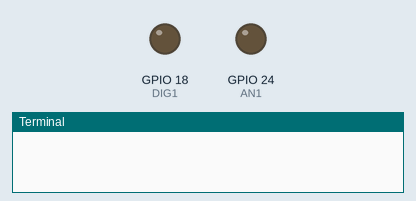
The program below on a simulated Raspberry Pi (BCM pin numbers). Parts: output pins drawn as LEDs (lit = HIGH), the last lines printed to the terminal. At 11.0 s the program stops and its outputs stay as they are.

Above: at 0.1 s.
At 1.1 s:
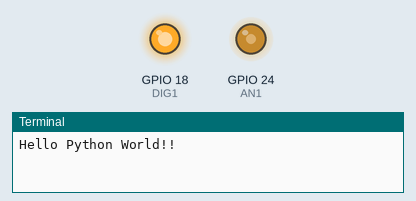
At 6.1 s:
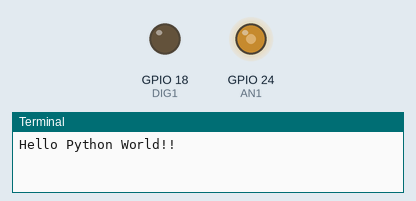
Timing chart, 0 to 7.6 s (numbered marks = the images above):
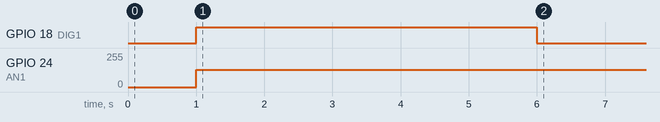

Measured:
- by itself, GPIO 18 (DIG1): LOW → HIGH at 1.0 s, → LOW 5.0 s later
- by itself, GPIO 24 (AN1): 0/255 → 128/255 at 1.0 s

The program:

22-04-19_173356.py
```python
import RPi.GPIO as GPIO # using RPi.GPIO module
from time import sleep # import function sleep for delay

GPIO.setmode(GPIO.BCM) # GPIO numbering
GPIO.setwarnings(False) # enable warning from GPIO

AN1 = 24 # set pwm1 pin on MDDS10 to GPIO 24
DIG1 = 18 # set dir1 pin on MDDS10 to GPIO 18

GPIO.setup(AN1, GPIO.OUT) # set pin as output
GPIO.setup(DIG1, GPIO.OUT) # set pin as output

sleep(1) # delay for 1 seconds
p1 = GPIO.PWM(AN1, 100) # set pwm for M1

print("Hello Python World!!")
GPIO.output(DIG1, GPIO.HIGH) # set DIG1 as high, dir2 = forward
p1.start(50) # set speed for M1, speed=0 - 100
sleep(5)	 # delay for 1 seconds

GPIO.output(DIG1, GPIO.LOW) # set DIG1 as low, DIR = backward
p1.start(50) # set speed for M1, speed=0 - 100
sleep(5) # delay for 1 seconds
```
